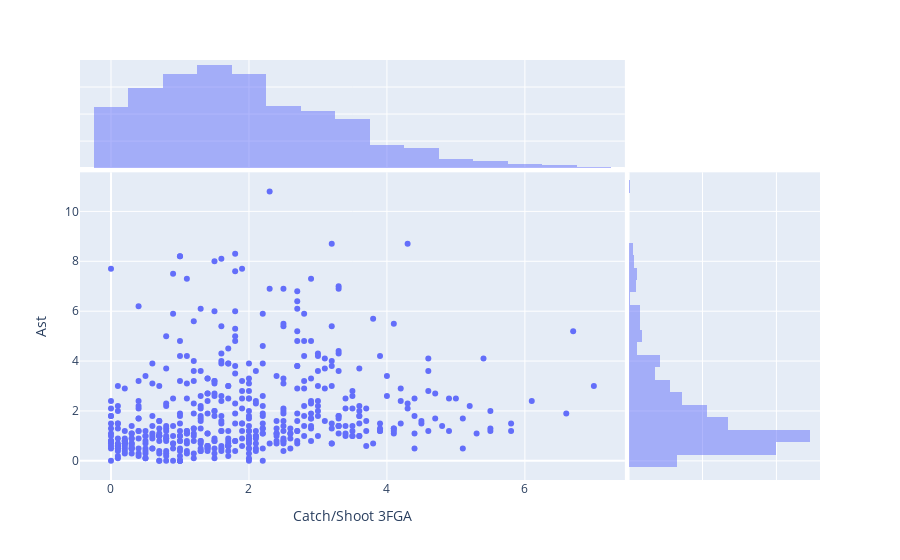

Source (notebook cell):
### Code cell
fig = px.scatter(
    df3, x='Catch/Shoot 3FGA', y='Ast',
    marginal_x="histogram", marginal_y="histogram", hover_name='Name')
fig.show();

### Figure 1 — Plotly figure (JSON) as saved in the notebook; plotly's stock layout.template omitted (floating-point values rounded to 4 significant figures; data arrays with more than 128 entries replaced by an {"elided": "..."} marker saying what was removed)
{"data": [{"hoverlabel": {"namelength": 0}, "hovertemplate": "<b>%{hovertext}</b><br><br>Catch/Shoot 3FGA=%{x}<br>Ast=%{y}", "hovertext": {"elided": "530 str values"}, "legendgroup": "", "marker": {"color": "#636efa", "symbol": "circle"}, "mode": "markers", "name": "", "showlegend": false, "type": "scatter", "x": {"elided": "530 str values"}, "xaxis": "x", "y": {"elided": "530 float values"}, "yaxis": "y"}, {"alignmentgroup": "True", "bingroup": "x", "hoverlabel": {"namelength": 0}, "hovertemplate": "Catch/Shoot 3FGA=%{x}<br>count=%{y}", "legendgroup": "", "marker": {"color": "#636efa"}, "name": "", "offsetgroup": "", "opacity": 0.5, "showlegend": false, "type": "histogram", "x": {"elided": "530 str values"}, "xaxis": "x3", "yaxis": "y3"}, {"alignmentgroup": "True", "bingroup": "y", "hoverlabel": {"namelength": 0}, "hovertemplate": "Ast=%{y}<br>count=%{x}", "legendgroup": "", "marker": {"color": "#636efa"}, "name": "", "offsetgroup": "", "opacity": 0.5, "showlegend": false, "type": "histogram", "xaxis": "x2", "y": {"elided": "530 float values"}, "yaxis": "y2"}], "layout": {"barmode": "overlay", "legend": {"tracegroupgap": 0}, "margin": {"t": 60}, "xaxis": {"anchor": "y", "domain": [0, 0.7363], "title": {"text": "Catch/Shoot 3FGA"}}, "xaxis2": {"anchor": "y2", "domain": [0.7413, 1], "matches": "x2", "showgrid": true, "showline": false, "showticklabels": false, "ticks": ""}, "xaxis3": {"anchor": "y3", "domain": [0, 0.7363], "matches": "x", "showgrid": true, "showticklabels": false}, "xaxis4": {"anchor": "y4", "domain": [0.7413, 1], "matches": "x2", "showgrid": true, "showline": false, "showticklabels": false, "ticks": ""}, "yaxis": {"anchor": "x", "domain": [0, 0.7326], "title": {"text": "Ast"}}, "yaxis2": {"anchor": "x2", "domain": [0, 0.7326], "matches": "y", "showgrid": true, "showticklabels": false}, "yaxis3": {"anchor": "x3", "domain": [0.7426, 1], "matches": "y3", "showgrid": true, "showline": false, "showticklabels": false, "ticks": ""}, "yaxis4": {"anchor": "x4", "domain": [0.7426, 1], "matches": "y3", "showgrid": true, "showline": false, "showticklabels": false, "ticks": ""}}}
